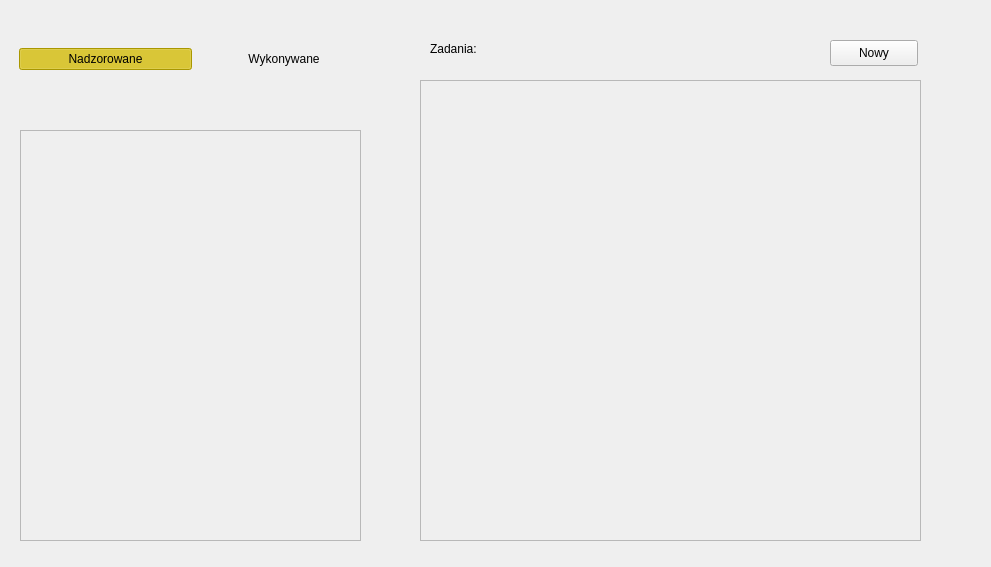
<?xml version="1.0" encoding="UTF-8"?>
<ui version="4.0">
 <class>PlanViewer</class>
 <widget class="QWidget" name="PlanViewer">
  <property name="geometry">
   <rect>
    <x>0</x>
    <y>0</y>
    <width>991</width>
    <height>567</height>
   </rect>
  </property>
  <property name="windowTitle">
   <string>Widok Zadań</string>
  </property>
  <widget class="QPushButton" name="makeNewButton">
   <property name="geometry">
    <rect>
     <x>830</x>
     <y>40</y>
     <width>88</width>
     <height>26</height>
    </rect>
   </property>
   <property name="text">
    <string>Nowy</string>
   </property>
  </widget>
  <widget class="QLabel" name="label">
   <property name="geometry">
    <rect>
     <x>430</x>
     <y>40</y>
     <width>65</width>
     <height>18</height>
    </rect>
   </property>
   <property name="text">
    <string>Zadania:</string>
   </property>
  </widget>
  <widget class="QWidget" name="plansListWidget" native="true">
   <property name="geometry">
    <rect>
     <x>20</x>
     <y>90</y>
     <width>351</width>
     <height>451</height>
    </rect>
   </property>
   <widget class="QLabel" name="label_2">
    <property name="geometry">
     <rect>
      <x>90</x>
      <y>170</y>
      <width>161</width>
      <height>91</height>
     </rect>
    </property>
    <property name="text">
     <string>NADZOROWANE</string>
    </property>
   </widget>
   <widget class="QWidget" name="verticalLayoutWidget">
    <property name="geometry">
     <rect>
      <x>0</x>
      <y>0</y>
      <width>351</width>
      <height>31</height>
     </rect>
    </property>
    <layout class="QVBoxLayout" name="searcherLayout"/>
   </widget>
   <widget class="QScrollArea" name="scrollArea_2">
    <property name="geometry">
     <rect>
      <x>0</x>
      <y>40</y>
      <width>341</width>
      <height>411</height>
     </rect>
    </property>
    <property name="horizontalScrollBarPolicy">
     <enum>Qt::ScrollBarAlwaysOff</enum>
    </property>
    <property name="sizeAdjustPolicy">
     <enum>QAbstractScrollArea::AdjustToContents</enum>
    </property>
    <property name="widgetResizable">
     <bool>true</bool>
    </property>
    <property name="alignment">
     <set>Qt::AlignLeading|Qt::AlignLeft|Qt::AlignTop</set>
    </property>
    <widget class="QWidget" name="scrollAreaWidgetContents_2">
     <property name="geometry">
      <rect>
       <x>0</x>
       <y>0</y>
       <width>339</width>
       <height>409</height>
      </rect>
     </property>
     <layout class="QVBoxLayout" name="verticalLayout_2">
      <item>
       <layout class="QVBoxLayout" name="plansList"/>
      </item>
     </layout>
    </widget>
   </widget>
  </widget>
  <widget class="QWidget" name="horizontalLayoutWidget">
   <property name="geometry">
    <rect>
     <x>19</x>
     <y>39</y>
     <width>351</width>
     <height>41</height>
    </rect>
   </property>
   <layout class="QHBoxLayout" name="horizontalLayout">
    <item>
     <widget class="QPushButton" name="inspectedButton">
      <property name="styleSheet">
       <string notr="true">QPushButton{
background-color: rgb(237, 212, 0);
}</string>
      </property>
      <property name="text">
       <string>Nadzorowane</string>
      </property>
      <property name="checkable">
       <bool>true</bool>
      </property>
      <property name="checked">
       <bool>true</bool>
      </property>
      <property name="flat">
       <bool>true</bool>
      </property>
     </widget>
    </item>
    <item>
     <widget class="QPushButton" name="executedButton">
      <property name="styleSheet">
       <string notr="true">QPushButton{
background-color: rgb(237, 212, 0);
}</string>
      </property>
      <property name="text">
       <string>Wykonywane</string>
      </property>
      <property name="checkable">
       <bool>true</bool>
      </property>
      <property name="default">
       <bool>false</bool>
      </property>
      <property name="flat">
       <bool>true</bool>
      </property>
     </widget>
    </item>
   </layout>
  </widget>
  <widget class="QScrollArea" name="scrollArea">
   <property name="geometry">
    <rect>
     <x>420</x>
     <y>80</y>
     <width>501</width>
     <height>461</height>
    </rect>
   </property>
   <property name="horizontalScrollBarPolicy">
    <enum>Qt::ScrollBarAlwaysOff</enum>
   </property>
   <property name="sizeAdjustPolicy">
    <enum>QAbstractScrollArea::AdjustToContents</enum>
   </property>
   <property name="widgetResizable">
    <bool>true</bool>
   </property>
   <property name="alignment">
    <set>Qt::AlignLeading|Qt::AlignLeft|Qt::AlignTop</set>
   </property>
   <widget class="QWidget" name="scrollAreaWidgetContents">
    <property name="geometry">
     <rect>
      <x>0</x>
      <y>0</y>
      <width>499</width>
      <height>459</height>
     </rect>
    </property>
    <layout class="QVBoxLayout" name="verticalLayout">
     <item>
      <layout class="QVBoxLayout" name="taskList"/>
     </item>
    </layout>
   </widget>
  </widget>
 </widget>
 <resources/>
 <connections/>
</ui>
